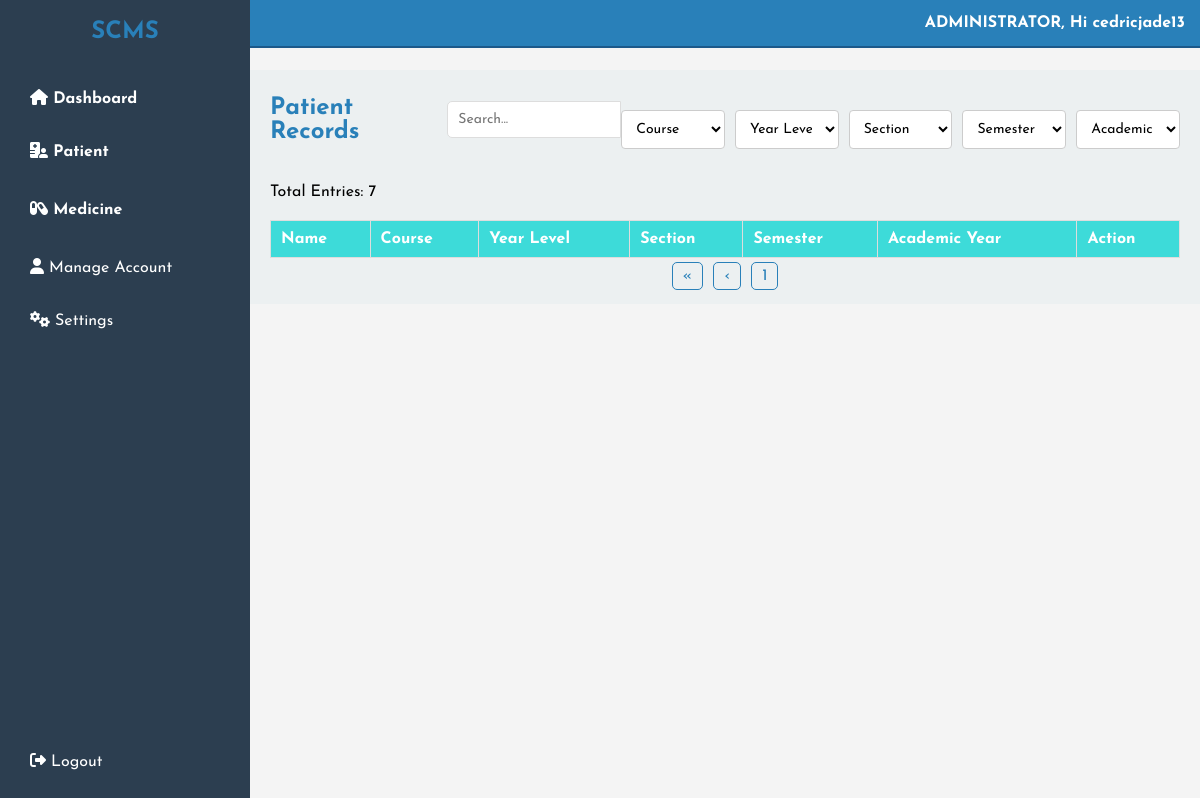
The page /admin/view_records.php?page=2 (signed in) on the database as committed earlier.
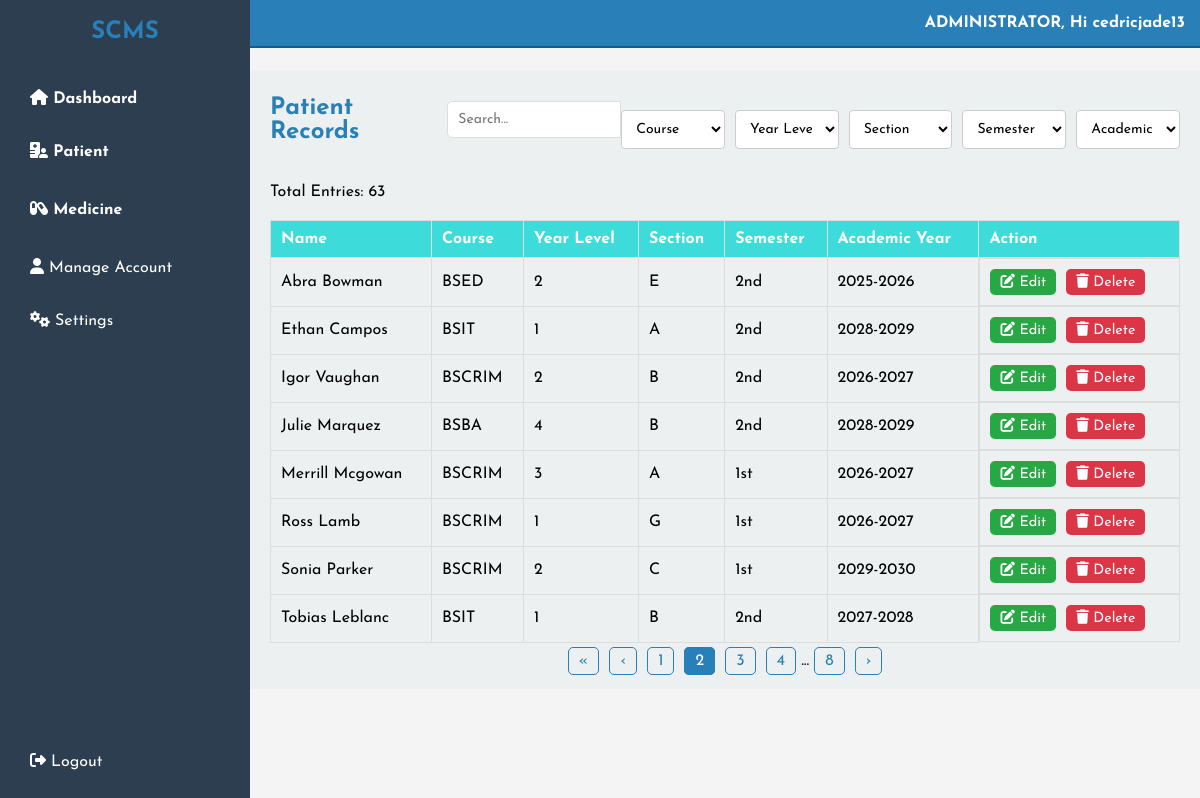
The same page on the database as committed later.
### tables this page shows
CREATE TABLE `patients` (
  `id` int(20) NOT NULL,
  `full_name` varchar(100) NOT NULL,
  `dob` date NOT NULL,
  `gender` enum('Male','Female','Other') NOT NULL,
  `contact_number` varchar(15) NOT NULL,
  `email` varchar(100) NOT NULL,
  `address` text NOT NULL,
  `blood_type` varchar(10) NOT NULL,
  `allergies` varchar(100) NOT NULL,
  `conditions` varchar(100) NOT NULL,
  `surgeries` varchar(100) NOT NULL,
  `medications` varchar(100) NOT NULL,
  `family_history` varchar(100) NOT NULL,
  `assigned_doctor` varchar(100) NOT NULL,
  `reason_for_visit` text NOT NULL,
  `emergency_contact_name` varchar(100) NOT NULL,
  `relationship` varchar(100) NOT NULL,
  `emergency_contact_number` varchar(15) NOT NULL,
  `created_at` timestamp NOT NULL DEFAULT current_timestamp() ON UPDATE current_timestamp(),
  `course` enum('BSIT','BSCRIM','BSBA','BSED','BEED','BSTM','BSHM') NOT NULL,
  `year_level` enum('1','2','3','4') NOT NULL,
  `section` enum('A','B','C','D','E','F','G') NOT NULL,
  `semester` enum('1st','2nd') NOT NULL,
  `academic_year` varchar(9) NOT NULL
);

### admin/view_records.php (the view, shortened to what the changed rows need)
<?php
include('../database/config.php');
$patients = [];
$totalPatientsQuery = "SELECT COUNT(*) as total FROM patients";
$totalResult = $conn->query($totalPatientsQuery);
$totalRow = $totalResult->fetch_assoc();
$totalPatients = $totalRow['total'];
$limit = 8;
$page = isset($_GET['page']) ? (int)$_GET['page'] : 1;
$offset = ($page - 1) * $limit;
$sql = "SELECT * FROM patients LIMIT $limit OFFSET $offset";
$result = $conn->query($sql);
if ($result->num_rows > 0) {
    while ($row = $result->fetch_assoc()) {
        $patients[] = $row;
    }
}
usort($patients, function($a, $b) {
    return strcmp($a['full_name'], $b['full_name']);
});
?>
<!DOCTYPE html>
<html lang="en">
<head>
    <link rel="stylesheet" href="styles.css">
    <link rel="stylesheet" href="https://cdnjs.cloudflare.com/ajax/libs/font-awesome/6.7.2/css/all.min.css" />
</head>
<body>
    <div class="container">
        <aside class="sidebar">
            <h2>SCMS</h2>
        </aside>
        <main class="main-content">
            <div class="header-container">
                <h2>Patient Records</h2>
                <div class="search-container">
                </div>
                <div class="filter-container">
                </div>
            </div>
            <div class="pagination-info">
                <p>Total Entries: <?php echo $totalPatients; ?></p>
            </div>
            <table id="patientTable">
                <thead>
                    <tr>
                        <th>Name</th>
                        <th>Course</th>
                        <th>Year Level</th>
                        <th>Section</th>
                        <th>Semester</th>
                        <th>Academic Year</th>
                        <th>Action</th>
                    </tr>
                </thead>
                <tbody>
                    <?php foreach ($patients as $patient): ?>
                        <tr>
                            <td><?php echo htmlspecialchars($patient['full_name']); ?></td>
                            <td><?php echo htmlspecialchars($patient['course']); ?></td>
                            <td><?php echo htmlspecialchars($patient['year_level']); ?></td>
                            <td><?php echo htmlspecialchars($patient['section']); ?></td>
                            <td><?php echo htmlspecialchars($patient['semester']); ?></td>
                            <td><?php echo htmlspecialchars($patient['academic_year']); ?></td>
                            <td class="actions">
                                <a href="update_records.php?id=<?php echo $patient['id']; ?>" class="edit"><i class="fa-solid fa-edit"></i> Edit</a>
                                <a href="delete_patient.php?id=<?php echo $patient['id']; ?>" class="delete" onclick="return confirm('Are you sure you want to delete this record?');"><i class="fa-solid fa-trash"></i> Delete</a>
                            </td>
                        </tr>
                    <?php endforeach; ?>
                </tbody>
            </table>
            <div class="pagination">
                <?php
                $totalPages = ceil($totalPatients / $limit);
                $startPage = max(1, $page - 2);
                $endPage = min($totalPages, $page + 2);
                if ($page > 1) {
                    echo '<a href="?page=1">«</a>';
                    echo '<a href="?page=' . ($page - 1) . '">‹</a>';
                }
                for ($i = $startPage; $i <= $endPage; $i++) {
                    echo '<a href="?page=' . $i . '" class="' . ($i == $page ? 'active' : '') . '">' . $i . '</a>';
                }
                if ($endPage < $totalPages) {
                    echo '...';
                    echo '<a href="?page=' . $totalPages . '">' . $totalPages . '</ a>';
                }
                if ($page < $totalPages) {
                    echo '<a href="?page=' . ($page + 1) . '">›</a>';
                }
                ?>
            </div>
        </main>
    </div>
</body>
</html>

Rows that differ between the two databases and show on the page:
added patients: full_name "Abra Bowman", course "BSED", year_level "2", section "E", semester "2nd", academic_year "2025-2026"
added patients: full_name "Ethan Campos", course "BSIT", year_level "1", section "A", semester "2nd", academic_year "2028-2029"
added patients: full_name "Igor Vaughan", course "BSCRIM", year_level "2", section "B", semester "2nd", academic_year "2026-2027"
added patients: full_name "Julie Marquez", course "BSBA", year_level "4", section "B", semester "2nd", academic_year "2028-2029"
added patients: full_name "Merrill Mcgowan", course "BSCRIM", year_level "3", section "A", semester "1st", academic_year "2026-2027"
added patients: full_name "Ross Lamb", course "BSCRIM", year_level "1", section "G", semester "1st", academic_year "2026-2027"
added patients: full_name "Sonia Parker", course "BSCRIM", year_level "2", section "C", semester "1st", academic_year "2029-2030"
added patients: full_name "Tobias Leblanc", course "BSIT", year_level "1", section "B", semester "2nd", academic_year "2027-2028"
Other text that changed with them:
$totalPatients: "7" → "63"
$totalPages: (not shown) → "8"
new list line: "2"
new list line: "3"
new list line: "4"
